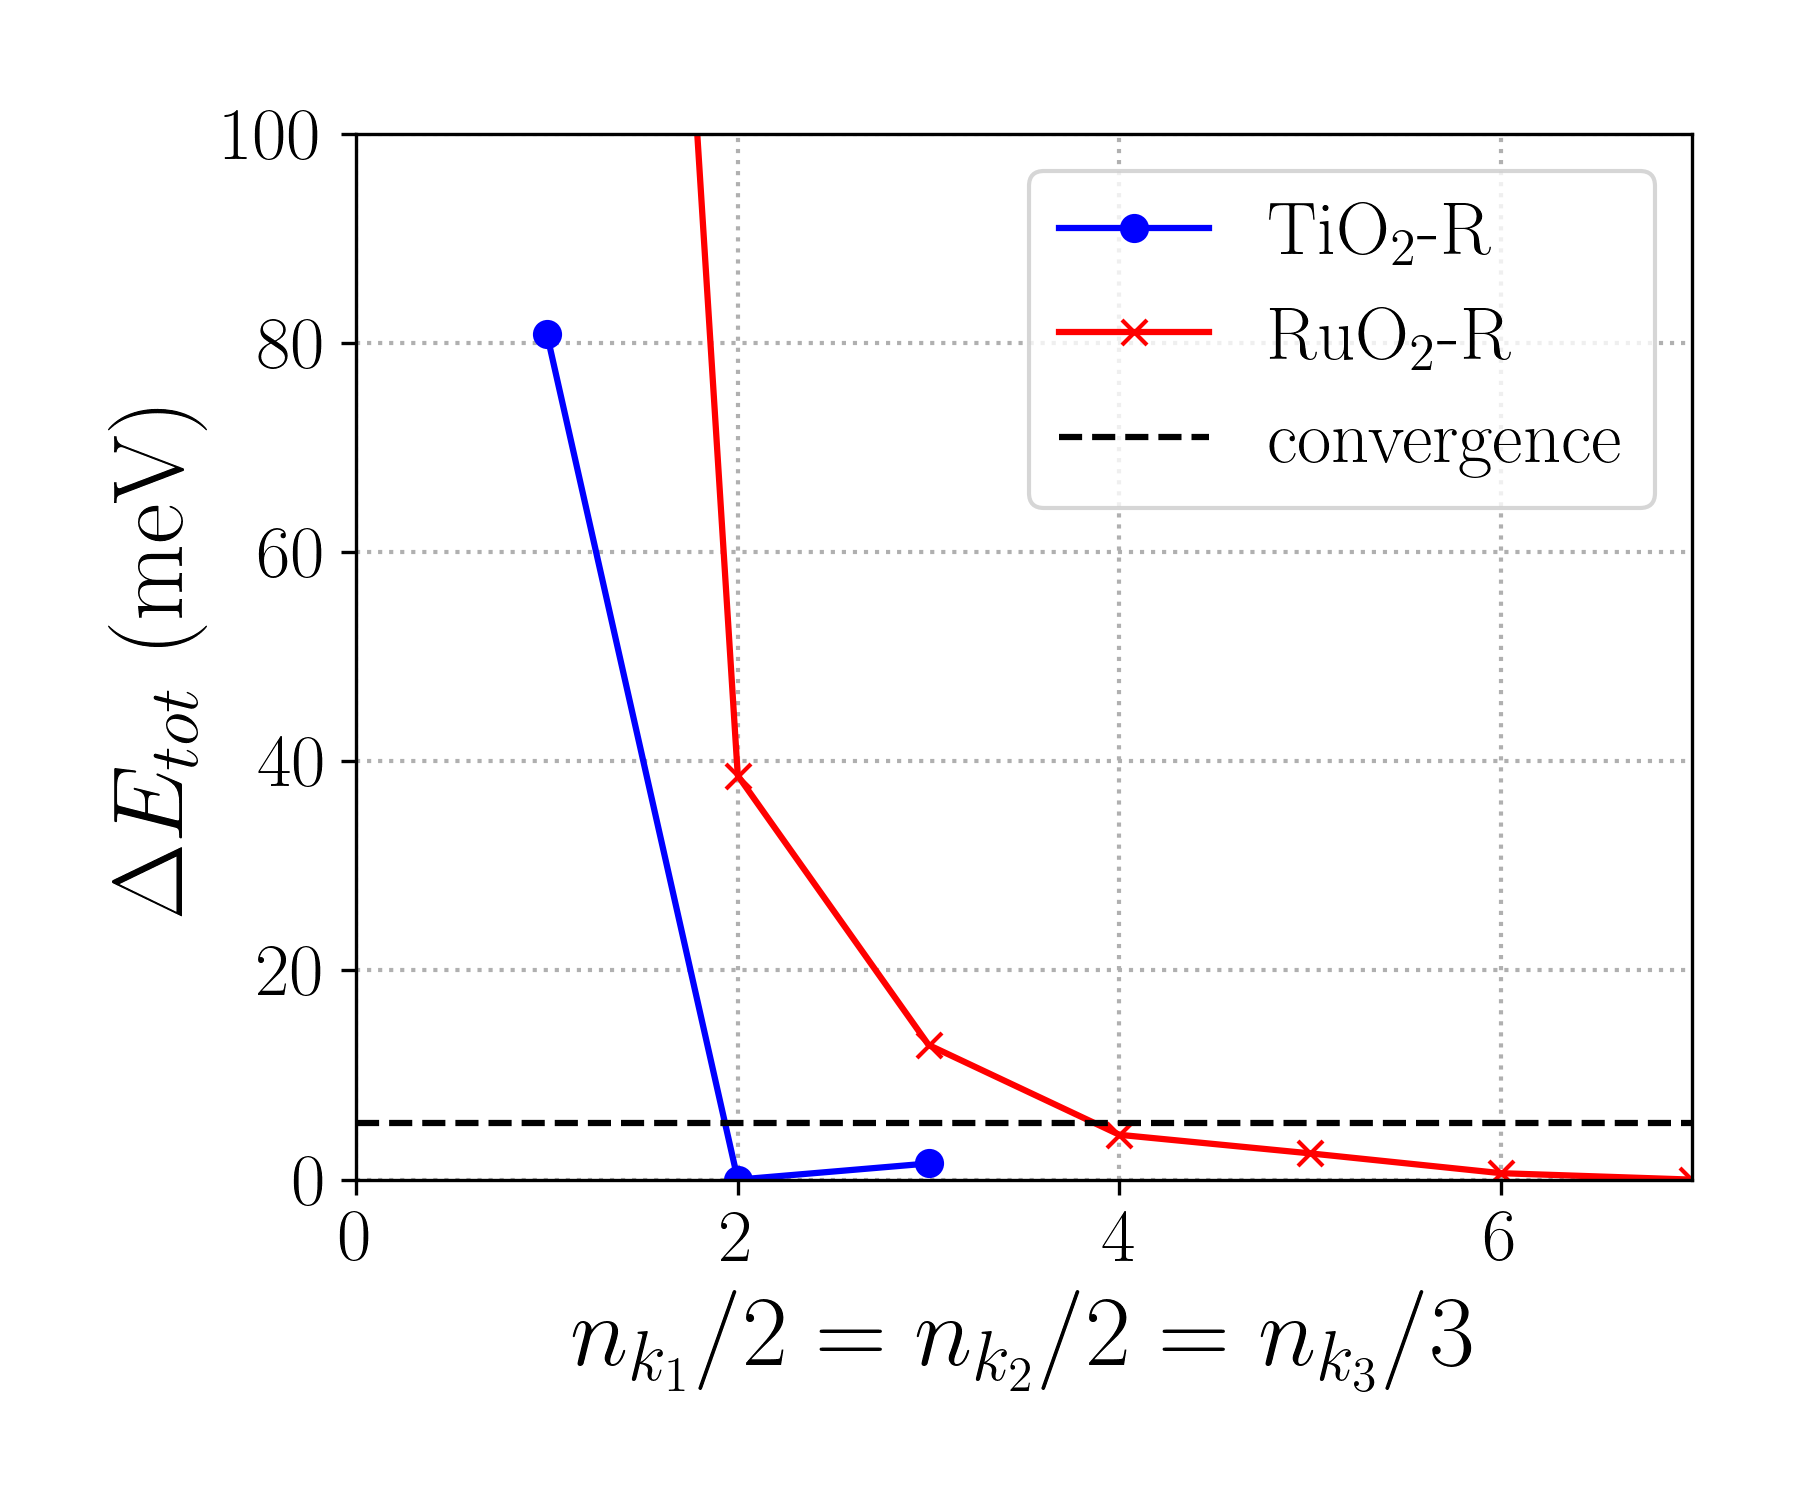

This chart was generated by the following Python code:
#!/usr/bin/env python
import numpy as np
import matplotlib as mpl
import matplotlib.pyplot as plt

def krg_defaults(**kwargs):
    ## keyword defaults
    SMALL_SIZE  = kwargs.get('SMALL_SIZE',  18)
    MEDIUM_SIZE = kwargs.get('MEDIUM_SIZE', 24)
    BIGGER_SIZE = kwargs.get('BIGGER_SIZE', 30)
    ###################
    if (kwargs.get('no_tex', False)):
        plt.rcParams.update({
            "text.usetex": False,
            "mathtext.fontset": "cm",      # Computer Modern, same look as LaTeX
            # other good options: "stix", "stixsans", "dejavusans"
            })
    else:
        try:
            plt.rc('text', usetex=True)
            plt.rc('text.latex', preamble=r"\usepackage{amsmath} \usepackage{mhchem} \usepackage{bm} \usepackage{braket}")
        except:
            print("Warning: cannot find latex in the system.")
    font = {'family' : 'Computer Modern',
                       'weight' : 'bold',
                       'size'   :  MEDIUM_SIZE}
    plt.rc('font',   **font)
    plt.rc('axes',   titlesize=SMALL_SIZE)   # fontsize of the axes title
    plt.rc('axes',   labelsize=MEDIUM_SIZE)  # fontsize of the x and y labels
    plt.rc('xtick',  labelsize=SMALL_SIZE)   # fontsize of the tick labels
    plt.rc('ytick',  labelsize=SMALL_SIZE)   # fontsize of the tick labels
    plt.rc('legend', fontsize=SMALL_SIZE)    # legend fontsize
    plt.rc('figure', titlesize=BIGGER_SIZE)  # fontsize of the figure title

def set_backend(**kwargs):
    # input no_display sets to AGG mode
    if (kwargs.get('no_display', False)):
        mpl.use('Agg')

def krg_fig_setup(**kwargs):
    krg_defaults(**kwargs)
    set_backend(**kwargs)
    fig = plt.figure(figsize=kwargs.get('figsize', (6,5)))
    ax = fig.gca()
    ax.grid(linestyle=kwargs.get('linestyle', "dotted"),
            linewidth=kwargs.get('linewidth', 1))
    return fig

def krg_fig_finalize(fig,savefig=True,**kwargs):
    ax = fig.gca()
    ax.set_xlabel(kwargs.get('xlabel',r"$x$ (unit)"))
    ax.set_ylabel(kwargs.get('ylabel',r"$y$ (unit)"))
    ax.set_xlim(kwargs.get('xlim', None))
    ax.set_ylim(kwargs.get('ylim', None))
    fig.set_tight_layout(True)
    if (savefig):
        fig.savefig(fname=kwargs.get('fname', "fig.png"),
                    transparent=kwargs.get('transparent', True),
                    dpi=kwargs.get('dpi', 300))
    if (not kwargs.get('no_display', False)):
        plt.show()

def load_data(data_file):
    ry2mev= 13.6056995*1000
    dat = np.loadtxt(data_file)
    nk1 = dat[:,0]
    nk2 = dat[:,1]
    nk3 = dat[:,2]
    etot = dat[:,3]
    etot -= np.min(etot)
    detot_mev = etot * ry2mev
    return nk1,nk2,nk3,detot_mev

def main(no_tex=False):
    fig = krg_fig_setup(no_tex=no_tex)
    nk1,nk2,nk3,detot_mev = load_data(data_file='TiO2-R-nks_etot_ry.dat')
    plt.plot(nk1/2,detot_mev,'bo-',label=r"\ce{TiO2}-R")
    nk1,nk2,nk3,detot_mev = load_data(data_file='RuO2-R-nks_etot_ry.dat')
    plt.plot(nk1/2,detot_mev,'rx-',label=r"\ce{RuO2}-R")
    thr = 0.0004*13.6056995*1000
    plt.plot([0,np.max(nk1/2)], [thr,thr],'k--',label=r"convergence")
    plt.legend()
    krg_fig_finalize(fig=fig,xlim=[0,7],ylim=[0,100],xlabel=r"$n_{k_1}/2 = n_{k_2}/2 = n_{k_3}/3$",
                     ylabel=r"$\Delta E_{tot}$ (meV)",savefig=True,fname="01-plot-k-point-conv.png")

main()
